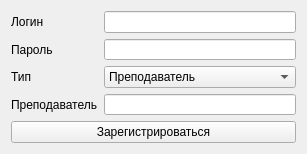
<?xml version="1.0" encoding="UTF-8"?>
<ui version="4.0">
 <class>regForm</class>
 <widget class="QWidget" name="regForm">
  <property name="geometry">
   <rect>
    <x>0</x>
    <y>0</y>
    <width>307</width>
    <height>154</height>
   </rect>
  </property>
  <property name="minimumSize">
   <size>
    <width>307</width>
    <height>150</height>
   </size>
  </property>
  <property name="maximumSize">
   <size>
    <width>307</width>
    <height>154</height>
   </size>
  </property>
  <property name="windowTitle">
   <string>Регистрация</string>
  </property>
  <layout class="QGridLayout" name="gridLayout_2">
   <item row="0" column="0">
    <layout class="QVBoxLayout" name="verticalLayout">
     <item>
      <layout class="QGridLayout" name="gridLayout">
       <item row="1" column="0">
        <widget class="QLabel" name="label_2">
         <property name="text">
          <string>Пароль</string>
         </property>
        </widget>
       </item>
       <item row="0" column="1">
        <widget class="QLineEdit" name="loginEdit"/>
       </item>
       <item row="0" column="0">
        <widget class="QLabel" name="label">
         <property name="text">
          <string>Логин</string>
         </property>
         <property name="alignment">
          <set>Qt::AlignLeading|Qt::AlignLeft|Qt::AlignVCenter</set>
         </property>
        </widget>
       </item>
       <item row="1" column="1">
        <widget class="QLineEdit" name="passwordEdit"/>
       </item>
       <item row="2" column="0">
        <widget class="QLabel" name="label_3">
         <property name="text">
          <string>Тип</string>
         </property>
        </widget>
       </item>
       <item row="2" column="1">
        <widget class="QComboBox" name="typeBox">
         <item>
          <property name="text">
           <string>Преподаватель</string>
          </property>
         </item>
         <item>
          <property name="text">
           <string>Студент</string>
          </property>
         </item>
        </widget>
       </item>
       <item row="3" column="0">
        <widget class="QLabel" name="label_4">
         <property name="text">
          <string>Преподаватель</string>
         </property>
        </widget>
       </item>
       <item row="3" column="1">
        <widget class="QLineEdit" name="teacher_login"/>
       </item>
      </layout>
     </item>
     <item>
      <layout class="QHBoxLayout" name="horizontalLayout">
       <item>
        <widget class="QPushButton" name="regButton">
         <property name="text">
          <string>Зарегистрироваться</string>
         </property>
        </widget>
       </item>
      </layout>
     </item>
    </layout>
   </item>
  </layout>
 </widget>
 <resources/>
 <connections/>
</ui>
